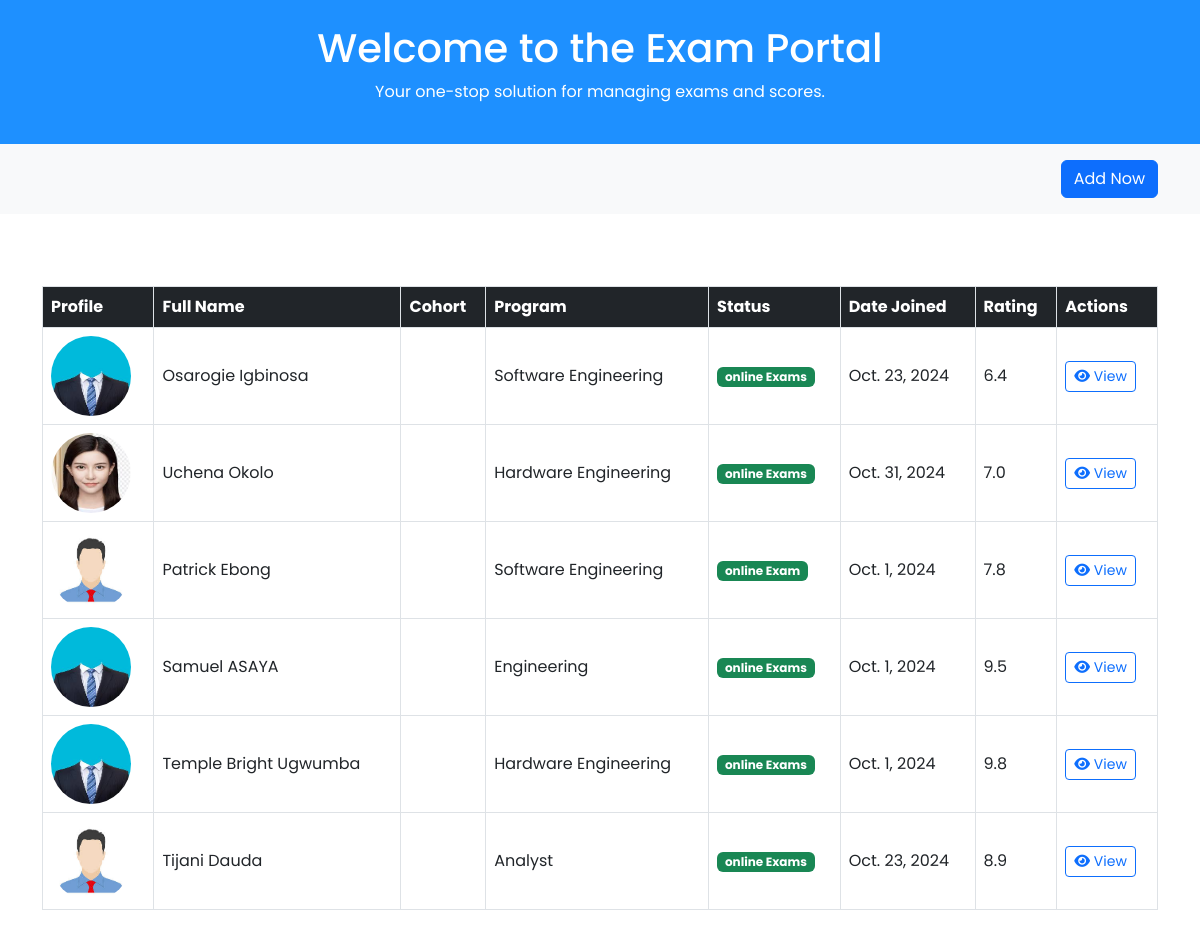
Page /page2/ on the committed database.
### New_App/models.py (models this page shows, shortened)
class Student(models.Model):
    surname = models.CharField(max_length= 200)
    first_name = models.CharField(max_length= 150)
    status = models.CharField(max_length=225)
    rating = models.FloatField(default=0.0)

class Student_profile(models.Model):
    student = models.OneToOneField(Student, on_delete = models.CASCADE, related_name = "profile")
    username = models.CharField(max_length=155)
    date_of_birth = models.DateField()
    address = models.TextField()
    profile_pic = models.ImageField(upload_to="Student_profile",height_field=None, width_field=None, max_length=None )
    date_joined = models.DateField(auto_now=False, auto_now_add=False)

class Program(models.Model):
    course = models.CharField(max_length=200)
    grade = models.CharField(max_length=50)
    student = models.ForeignKey(Student, on_delete= models.CASCADE)

### New_App/views.py (the view)
# urls.py: path("page2/", views.page2, name = "page2"),
def page2(request):
  students = Student.objects.all()
  context = { "students": students, }
  return render(request,"page2.html", context )

### template/page2.html (shortened to what this page needs)
{% load static %}
<!DOCTYPE html>
<html lang="en">
  <head>
    <link
      href="https://cdn.jsdelivr.net/npm/bootstrap@5.3.0-alpha1/dist/css/bootstrap.min.css"
      rel="stylesheet"
    />
    <link
      rel="stylesheet"
      href="https://cdnjs.cloudflare.com/ajax/libs/font-awesome/6.0.0-beta3/css/all.min.css"
    />
    <link rel="stylesheet" href="{% static 'page2.css' %}" />
  </head>
  <body>
    <header class="bg-info text-white py-4 text-center">
      <h1>Welcome to the Exam Portal</h1>
      <p>Your one-stop solution for managing exams and scores.</p>
    </header>
    <section class="filter-section py-3 bg-light">
      <div class="container text-end">
        <button
          class="btn btn-primary"
          data-bs-toggle="modal"
          data-bs-target="#addUserModal"
        >
          Add Now
        </button>
      </div>
    </section>
    <section class="container mt-5">
      <div class="table-responsive">
        <table class="table align-middle table-bordered table-hover mt-4">
          <thead class="table-dark">
            <tr>
              <th>Profile</th>
              <th>Full Name</th>
              <th>Cohort</th>
              <th>Program</th>
              <th>Status</th>
              <th>Date Joined</th>
              <th>Rating</th>
              <th>Actions</th>
            </tr>
          </thead>
          <tbody>
            {% for student in students %}
            <tr>
              <td>
                <img
                  src="{{student.profile.profile_pic.url}}"
                  alt="Profile"
                  width="80"
                  height="80"
                  class="rounded-circle"
                />
              </td>
              <td>{{student.first_name}} {{student.surname}}</td>
              <td>
              </td>
              <td>
                {% for course in student.program_set.all %} {{course.course}}
                {%endfor %}
              </td>
              <td>
                <span class="badge bg-success text-white"
                  >{{student.status}}</span
                >
              </td>
              <td>{{student.profile.date_joined}}</td>
              <td>{{student.rating}}</td>
              <td>
                <a href="{% url 'student_detail' student.id %}" class="btn btn-sm btn-outline-primary">
                  <i class="fas fa-eye"></i> View
                </a>
              </td>
            </tr>
            {% endfor %}
          </tbody>
        </table>
      </div>
    </section>
  </body>
</html>

### static/page2.css (style rules this page uses)
body { font-family: 'Poppins', sans-serif; }
.filter-section { background-color: #f4f5fa; padding: 20px; }
.table { border-collapse: collapse; }
.table th, .table td { vertical-align: middle; border: 1px solid #dee2e6; }
.badge { background-color: #e9f0fa; color: #5A55D8; }
.bg-info { background-color: dodgerblue !important; }

### rows in the picture
Student: profile.profile_pic (picture), first_name "Osarogie", surname "Igbinosa", status "online Exams", profile.date_joined "Oct. 23, 2024", rating "6.4"
Program: course "Software Engineering"
Student: profile.profile_pic (picture), first_name "Uchena", surname "Okolo", status "online Exams", profile.date_joined "Oct. 31, 2024", rating "7.0"
Program: course "Hardware Engineering"
Student: profile.profile_pic (picture), first_name "Patrick", surname "Ebong", status "online Exam", profile.date_joined "Oct. 1, 2024", rating "7.8"
Program: course "Software Engineering"
Student: profile.profile_pic (picture), first_name "Samuel", surname "ASAYA", status "online Exams", profile.date_joined "Oct. 1, 2024", rating "9.5"
Program: course "Engineering"
Student: profile.profile_pic (picture), first_name "Temple Bright", surname "Ugwumba", status "online Exams", profile.date_joined "Oct. 1, 2024", rating "9.8"
Program: course "Hardware Engineering"
Student: profile.profile_pic (picture), first_name "Tijani", surname "Dauda", status "online Exams", profile.date_joined "Oct. 23, 2024", rating "8.9"
Program: course "Analyst"
